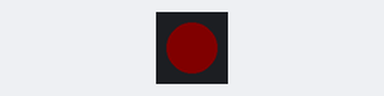
Simulated run of this program. Board: ATtiny85, built for the host (arithmetic inside an expression is 32-bit, double 64-bit). On the bench: 1 RGB LEDs in strip order, left to right. Dim RGB values are drawn brighter than linear; what the program prints to the serial monitor is not drawn.

Above: at 0.71 s.
At 2.85 s:
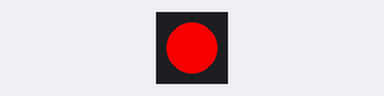
At 5.1 s:
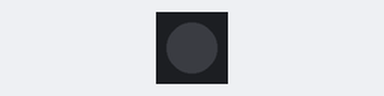
Timing chart, 0 to 5.9 s (numbered marks = the images above):
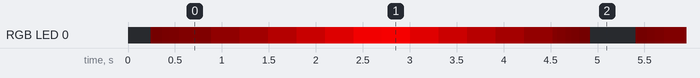

Measured:
- by itself, everything shown: repeats every 5.2 s, in 22 steps

The program:

main.cpp
```cpp
#include <Arduino.h>
#include <Adafruit_NeoPixel.h>
#ifdef __AVR__
#include <avr/power.h> // Required for 16 MHz Adafruit Trinket
#endif

Adafruit_NeoPixel pixels(1, PIN_PB1, NEO_GRB + NEO_KHZ800);

void setup()
{
	OSCCAL -= 5;
	pixels.begin();
	pixels.clear();
	Serial.begin(4800);
	// Disable Serial RX
	ACSR &= ~(1 << ACIE);
	ACSR |= ~(1 << ACD);
	Serial.print("Hello");
	pixels.setPixelColor(0, pixels.Color(255, 0, 0, 0));
	pixels.show(); // Send the updated pixel colors to the hardware.
}

void loop()
{
	for (long hue = 0; hue < 65536; hue += 10)
	{
		for (int i = 0; i < 256; i++)
		{
			pixels.setPixelColor(0, pixels.gamma32(pixels.ColorHSV(hue, 255, i)));
			pixels.show();
			delay(10);
		}
		for (int i = 0; i < 256; i++)
		{
			pixels.setPixelColor(0, pixels.gamma32(pixels.ColorHSV(hue, 255, 255 - i)));
			pixels.show();
			delay(10);
		}
	}
}
```
